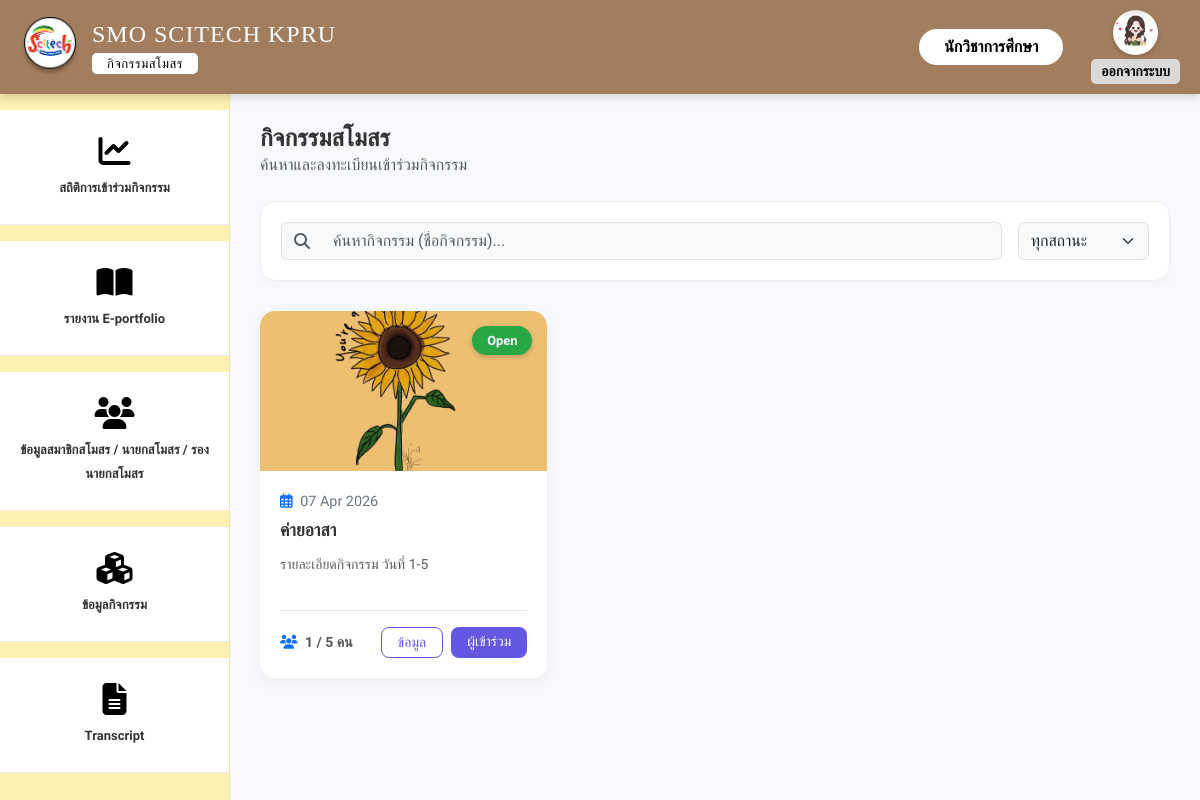
/admin_activity.php (signed in), run on an earlier commit of the app's database.
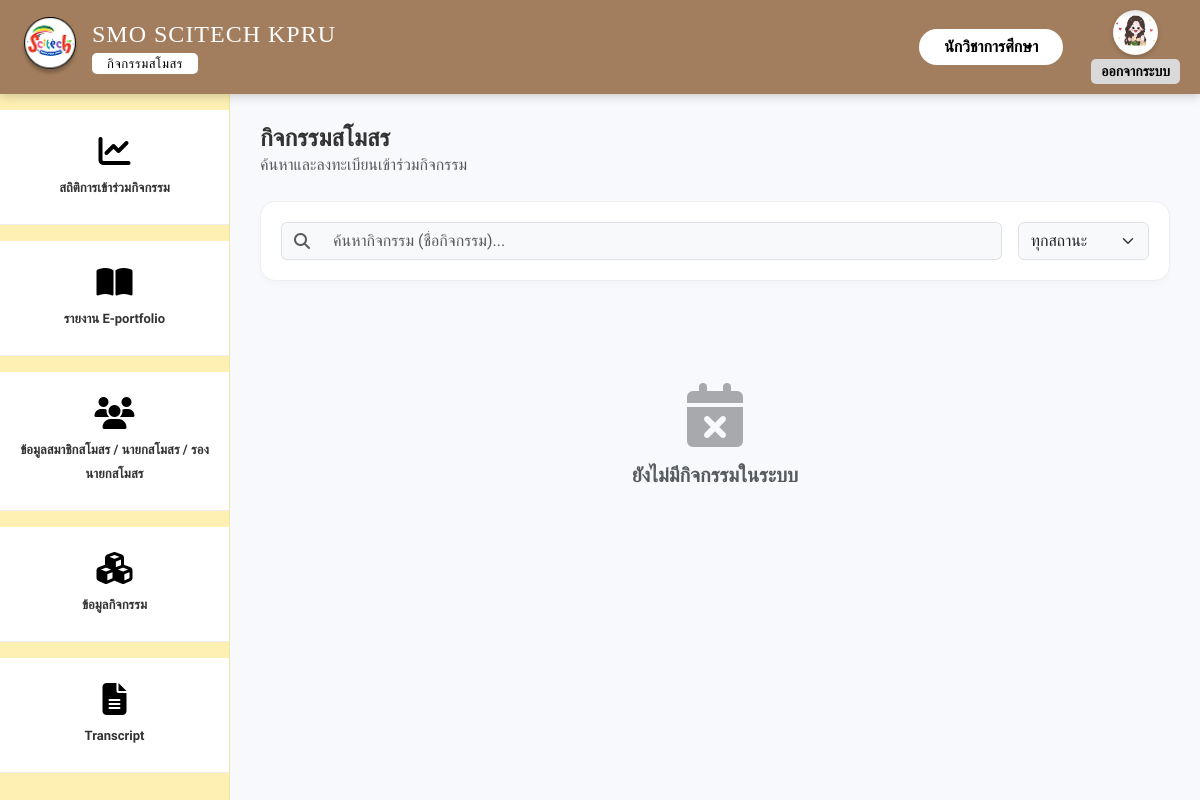
And on a later commit of the database.
### tables this page shows
CREATE TABLE `users` (
  `user_id` int(11) NOT NULL,
  `first_name` varchar(100) NOT NULL,
  `last_name` varchar(100) NOT NULL,
  `profile_image` varchar(255) DEFAULT 'default.png',
  `idstudent` varchar(191) DEFAULT NULL,
  `email` varchar(255) DEFAULT NULL,
  `phone` varchar(20) DEFAULT NULL COMMENT 'เบอร์โทรศัพท์',
  `about_me` text DEFAULT NULL,
  `password` varchar(255) NOT NULL,
  `academic_year` varchar(4) DEFAULT NULL,
  `year_level` varchar(50) DEFAULT NULL,
  `department` varchar(100) DEFAULT NULL,
  `reset_token` varchar(255) DEFAULT NULL,
  `reset_expiry` datetime DEFAULT NULL,
  `status` enum('active','inactive') NOT NULL DEFAULT 'active',
  `userrole` enum('executive','academic_officer','club_president','club_member') DEFAULT NULL,
  `membership_status` enum('pending','member','no_member') NOT NULL DEFAULT 'pending',
  `created_at` timestamp NOT NULL DEFAULT current_timestamp(),
  `deleted_at` datetime DEFAULT NULL,
  `hard_skill_computer` varchar(255) DEFAULT NULL,
  `comp_level` varchar(50) DEFAULT NULL,
  `hard_skill_lang` varchar(255) DEFAULT NULL,
  `lang_listen` varchar(50) DEFAULT NULL,
  `lang_speak` varchar(50) DEFAULT NULL,
  `lang_read` varchar(50) DEFAULT NULL,
  `lang_write` varchar(50) DEFAULT NULL
);

CREATE TABLE `activities` (
  `activity_id` int(11) NOT NULL,
  `title` varchar(255) NOT NULL,
  `description` text DEFAULT NULL,
  `location` varchar(255) DEFAULT NULL,
  `start_date` datetime NOT NULL,
  `end_date` datetime NOT NULL,
  `hours_count` int(11) DEFAULT 0 COMMENT 'จำนวนชั่วโมงกิจกรรม (สำหรับ Transcript กยศ.)',
  `cover_image` varchar(255) DEFAULT NULL,
  `status` enum('open','closed','completed') NOT NULL DEFAULT 'open',
  `created_by` int(11) NOT NULL COMMENT 'Link to users.user_id (ผู้สร้างกิจกรรม)',
  `created_at` timestamp NOT NULL DEFAULT current_timestamp(),
  `updated_at` timestamp NOT NULL DEFAULT current_timestamp() ON UPDATE current_timestamp(),
  `allowed_year_level` text DEFAULT NULL COMMENT 'ชั้นปีที่อนุญาตให้เข้าร่วม',
  `allowed_academic_year` text DEFAULT NULL COMMENT 'ปีการศึกษาที่อนุญาต',
  `allowed_department` text DEFAULT NULL COMMENT 'สาขาวิชาที่อนุญาต'
);

### admin_activity.php (the view, shortened to what this page needs)
<?php
include 'db.php';
$user_id = $_SESSION['user_id'];
$stmt_profile = $conn->prepare("SELECT profile_image FROM users WHERE user_id = ?");
$stmt_profile->bind_param("i", $user_id);
$stmt_profile->execute();
$res_profile = $stmt_profile->get_result();
$user_data = $res_profile->fetch_assoc();
$profile_image = !empty($user_data['profile_image']) ? $user_data['profile_image'] : 'default.png';
$sql = "SELECT a.*,
        (SELECT SUM(capacity) FROM activity_tasks WHERE activity_id = a.activity_id) as total_capacity,
        (SELECT COUNT(*) FROM activity_registrations WHERE activity_id = a.activity_id AND registration_status != 'cancelled') as current_registrations
        FROM activities a
        ORDER BY a.start_date DESC";
$result = $conn->query($sql);
?>
<!DOCTYPE html>
<html lang="th">
<head>
    <link href="https://cdn.jsdelivr.net/npm/bootstrap@5.3.0/dist/css/bootstrap.min.css" rel="stylesheet">
    <link href="https://cdnjs.cloudflare.com/ajax/libs/font-awesome/6.4.0/css/all.min.css" rel="stylesheet">
</head>
<body>
    <div class="wrapper">
        <nav class="top-navbar">
            <div class="brand-section">
                <img src="img/logo.png" alt="Logo" class="brand-logo">
                <div style="display: flex; flex-direction: column; align-items: flex-start; line-height: 1.2;">
                    <span class="brand-name">SMO SCITECH KPRU</span>
                    <span class="text-page-pill-btn mt-1">กิจกรรมสโมสร</span>
                </div>
            </div>
            <div class="d-flex align-items-center">
                <span class="d-none d-sm-block fw-bold me-2 login-pill-btn">
                    <?php echo htmlspecialchars($_SESSION['first_name'] ?? 'ผู้ใช้งาน'); ?>
                </span>
                <div class="logout-area">
                    <a href="user_management.php">
                        <img src="uploads/profiles/<?php echo htmlspecialchars($profile_image); ?>" alt="Profile"
                             style="width: 45px; height: 45px; border-radius: 50%; object-fit: cover; box-shadow: 0 2px 5px rgba(0,0,0,0.2);">
                    </a>
                    <a href="logout.php" class="logout-text mt-1">ออกจากระบบ</a>
                </div>
            </div>
        </nav>
        <div class="main-wrapper">
            <aside class="sidebar">
               <a href="admin_report_activity.php" class="sidebar-item mt-3 mb-3">
                    <i class="fa-solid fa-chart-line"></i>
                    <span>สถิติการเข้าร่วมกิจกรรม</span>
                </a>
                <a href="admin_e-portfolio.php" class="sidebar-item mb-3">
                    <i class="fa-solid fa-book-open"></i>
                    <span>รายงาน E-portfolio</span>
                </a>
                <?php if (isset($_SESSION['userrole']) && $_SESSION['userrole'] === 'academic_officer'): ?>
                <a href="admin_user_management.php" class="sidebar-item mb-3">
                     <i class="fa-solid fa-users"></i>
                   <span>ข้อมูลสมาชิกสโมสร / นายกสโมสร / รองนายกสโมสร </span>
                </a>
                <?php endif; ?>
               <?php if (isset($_SESSION['userrole']) && $_SESSION['userrole'] !== 'executive'): ?>
                <a href="admin_activity.php" class="sidebar-item mb-3">
                    <i class="fa-solid fa-cubes"></i>
                    <span>ข้อมูลกิจกรรม</span>
                </a>
                <?php endif; ?>
                <?php if (isset($_SESSION['userrole']) && in_array($_SESSION['userrole'], ['academic_officer', 'club_president'])): ?>
                <a href="admin_transcript.php" class="sidebar-item">
                    <i class="fa-solid fa-file-lines"></i>
                    <span>Transcript</span>
                </a>
                <?php endif; ?>
            </aside>
            <main class="content-area">
                <div class="d-flex justify-content-between align-items-center mb-4 header-section">
                    <div>
                        <h4 class="fw-bold mb-0" style="color: #333;">กิจกรรมสโมสร</h4>
                        <p class="text-muted mb-0">ค้นหาและลงทะเบียนเข้าร่วมกิจกรรม</p>
                    </div>
                </div>
                <div class="search-container">
                    <div class="row g-3">
                        <div class="col-md-9 col-lg-10">
                            <div class="input-group">
                                <span class="input-group-text bg-light border-end-0"><i class="fa fa-search text-muted"></i></span>
                                <input type="text" id="searchInput" class="form-control bg-light border-start-0" placeholder="ค้นหากิจกรรม (ชื่อกิจกรรม)...">
                            </div>
                        </div>
                        <div class="col-md-3 col-lg-2">
                            <select id="statusFilter" class="form-select bg-light">
                                <option value="all" selected>ทุกสถานะ</option>
                            </select>
                        </div>
                    </div>
                </div>
                <div class="row row-cols-1 row-cols-md-2 row-cols-xl-3 g-4">
                    <?php if ($result && $result->num_rows > 0): ?>
                        <?php while($row = $result->fetch_assoc()):
                            $cover_img = !empty($row['cover_image']) ? 'uploads/covers/' . $row['cover_image'] : '';
                            $status_class = 'status-open';
                            $status_text = ucfirst($row['status']);
                            $gradients = [
                                'linear-gradient(45deg, #A37E5E, #C7A68C)',
                                'linear-gradient(45deg, #8E7057, #B4967C)',
                                'linear-gradient(45deg, #6358E1, #8B83E6)',
                                'linear-gradient(45deg, #FEEFB3, #F2D575)'
                            ];
                            $current_gradient = $gradients[$row['activity_id'] % 4];
                        ?>
                        <div class="col activity-item" data-status="<?php echo $status_text; ?>">
                            <div class="activity-card">
                                <div class="card-img-top-custom" style="<?php echo $cover_img ? "background: url('$cover_img') center/cover;" : "background: $current_gradient;"; ?>">
                                    <span class="status-badge <?php echo $status_class; ?>">
                                        <?php echo $status_text; ?>
                                    </span>
                                </div>
                                <div class="card-body-custom">
                                    <div class="activity-info">
                                        <i class="far fa-calendar-alt text-primary me-1"></i>
                                        <?php echo date('d M Y', strtotime($row['start_date'])); ?>
                                    </div>
                                    <div class="activity-title text-truncate" title="<?php echo htmlspecialchars($row['title']); ?>">
                                        <?php echo htmlspecialchars($row['title']); ?>
                                    </div>
                                    <p class="text-muted small mb-3" style="height: 40px; overflow: hidden; display: -webkit-box; -webkit-line-clamp: 2; -webkit-box-orient: vertical;">
                                        <?php echo htmlspecialchars($row['description']); ?>
                                    </p>
                                    <div class="mt-auto">
                                        <hr class="mt-0 mb-3" style="opacity: 0.1;">
                                        <div class="d-flex justify-content-between align-items-center">
                                            <span class="fw-bold" style="font-size: 14px; color: #555;">
                                                <i class="fas fa-users me-1 text-primary"></i>
                                                <?php echo $row['current_registrations']; ?> / <?php echo ($row['total_capacity'] ?? 0); ?> คน
                                            </span>
                                            <div class="d-flex gap-2">
                                                <?php if ($_SESSION['userrole'] === 'club_president'): ?>
                                                    <a href="admin_edit_activity.php?id=<?php echo $row['activity_id']; ?>" class="btn btn-outline-custom btn-sm px-3">
                                                        แก้ไข
                                                    </a>
                                                    <a href="admin_manage_activity.php?id=<?php echo $row['activity_id']; ?>" class="btn btn-purple-custom btn-sm px-3">
                                                        จัดการ
                                                    </a>
                                                <?php else: ?>
                                                    <a href="admin_edit_activity.php?id=<?php echo $row['activity_id']; ?>" class="btn btn-outline-custom btn-sm px-3">
                                                        ข้อมูล
                                                    </a>
                                                    <a href="admin_manage_activity.php?id=<?php echo $row['activity_id']; ?>" class="btn btn-purple-custom btn-sm px-3">
                                                        ผู้เข้าร่วม
                                                    </a>
                                                <?php endif; ?>
                                            </div>
                                        </div>
                                    </div>
                                </div>
                            </div>
                        </div>
                        <?php endwhile; ?>
                    <?php else: ?>
                        <div class="col-12 w-100 d-flex flex-column justify-content-center align-items-center py-5 mt-5">
                            <i class="fas fa-calendar-times fa-4x text-muted mb-3 opacity-50"></i>
                            <h5 class="text-muted fw-bold">ยังไม่มีกิจกรรมในระบบ</h5>
                        </div>
                    <?php endif; ?>
                </div>
            </main>
        </div>
    </div>
</body>
</html>

### admin_activity.php (style rules this page uses)
:root { --top-bar-bg: #A37E5E; --yellow-sidebar: #FEEFB3; --light-bg: #F8F9FC; --btn-blue: #6358E1; }
body, html { height: 100%; margin: 0; font-family: 'Sarabun', sans-serif; background-color: var(--light-bg); overflow-x: hidden; }
.wrapper { display: flex; flex-direction: column; min-height: 100vh; }
.top-navbar { background-color: var(--top-bar-bg); min-height: 80px; display: flex; align-items: center; padding: 10px 20px; justify-content: space-between; color: white; box-shadow: 0 2px 10px rgba(0, 0, 0, 0.2); z-index: 100; position: sticky; top: 0; }
.brand-section { display: flex; align-items: center; gap: 12px; }
.brand-logo { width: 60px; height: 60px; }
.brand-name { font-size: clamp(16px, 4vw, 24px); font-family: serif; letter-spacing: 1px; white-space: nowrap; }
.login-pill-btn { background: white; color: black; padding: 6px 25px; border-radius: 50px; text-decoration: none; font-weight: bold; font-size: 16px; transition: 0.3s; }
.text-page-pill-btn { background: white; color: black; padding: 3px 15px; border-radius: 5px; text-decoration: none; font-size: 13px; letter-spacing: 0.5px; font-weight: 500; }
.logout-area { text-align: center; margin-left: 20px; }
.logout-text { color: #000; font-weight: bold; text-decoration: none; font-size: 14px; background: #D9D9D9; padding: 2px 10px; border-radius: 5px; display: block; }
.main-wrapper { display: flex; flex: 1; position: relative; }
.sidebar { width: 230px; background-color: var(--yellow-sidebar); flex-shrink: 0; display: flex; flex-direction: column; border-right: 1px solid rgba(0, 0, 0, 0.05); transition: 0.3s ease-in-out; z-index: 99; }
.sidebar-item { background: white; padding: 25px 10px; text-align: center; border-bottom: 1px solid #eee; text-decoration: none; color: #333; display: block; transition: all 0.3s ease; }
.sidebar-item i { font-size: 32px; display: block; margin-bottom: 8px; color: #000; }
.sidebar-item span { font-weight: bold; font-size: 13px; }
.content-area { flex-grow: 1; padding: 30px; display: flex; flex-direction: column; }
.search-container { background: white; padding: 20px; border-radius: 15px; box-shadow: 0 4px 6px rgba(0, 0, 0, 0.02); margin-bottom: 30px; border: 1px solid #eee; }
.activity-card { border: none; border-radius: 15px; overflow: hidden; transition: transform 0.3s, box-shadow 0.3s; box-shadow: 0 4px 15px rgba(0, 0, 0, 0.05); background: white; height: 100%; display: flex; flex-direction: column; }
.card-img-top-custom { height: 160px; background: linear-gradient(45deg, #A37E5E, #D7B79E); position: relative; }
.status-badge { position: absolute; top: 15px; right: 15px; padding: 5px 15px; border-radius: 20px; font-size: 0.8rem; font-weight: bold; color: white; box-shadow: 0 2px 5px rgba(0,0,0,0.2); }
.status-open { background-color: #28a745; }
.card-body-custom { padding: 20px; flex-grow: 1; display: flex; flex-direction: column; }
.activity-title { font-weight: bold; font-size: 1.1rem; margin-bottom: 10px; color: #333; }
.activity-info { font-size: 0.9rem; color: #6c757d; margin-bottom: 5px; }
.btn-purple-custom { background-color: var(--btn-blue); color: white; border: none; border-radius: 8px; transition: 0.3s; }
.btn-outline-custom { border: 1px solid var(--btn-blue); color: var(--btn-blue); border-radius: 8px; transition: 0.3s; background: transparent; }

What changed in the data, as far as the page shows it:
removed activities: cover_image (picture), status "Open", start_date "07 Apr 2026", title "ค่ายอาสา", description "รายละเอียดกิจกรรม วันที่ 1-5", current_registrations "1", total_capacity "5"
Also different on the page:
text now shown: "ยังไม่มีกิจกรรมในระบบ"
